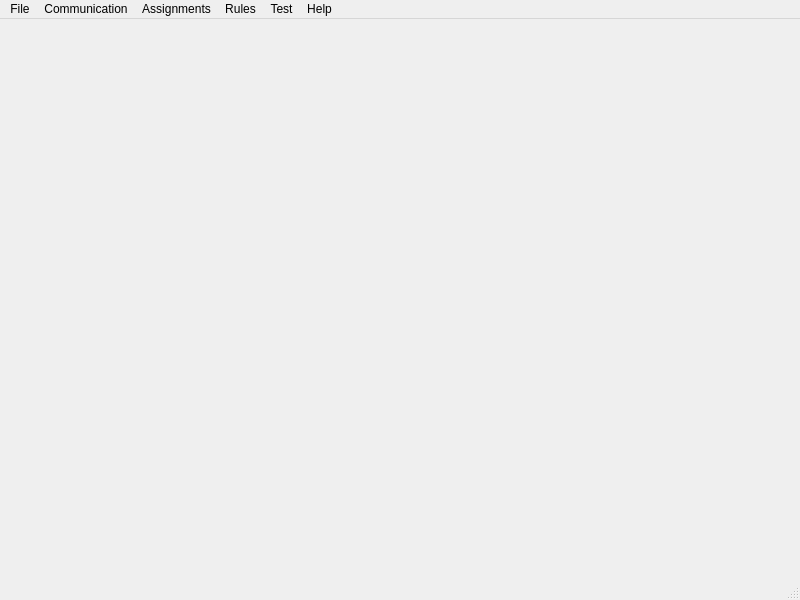
<?xml version="1.0" encoding="UTF-8"?>
<ui version="4.0">
 <class>CyberDom</class>
 <widget class="QMainWindow" name="CyberDom">
  <property name="geometry">
   <rect>
    <x>0</x>
    <y>0</y>
    <width>800</width>
    <height>600</height>
   </rect>
  </property>
  <property name="windowTitle">
   <string>CyberDom</string>
  </property>
  <widget class="QMenuBar" name="menubar">
   <property name="geometry">
    <rect>
     <x>0</x>
     <y>0</y>
     <width>800</width>
     <height>22</height>
    </rect>
   </property>
   <widget class="QMenu" name="menuFile">
    <property name="title">
     <string>File</string>
    </property>
    <addaction name="actionMake_A_New_Report_File"/>
    <addaction name="actionView_Report_File"/>
    <addaction name="actionDelete_Status_File"/>
    <addaction name="separator"/>
    <addaction name="actionOptions"/>
    <addaction name="actionExit"/>
   </widget>
   <widget class="QMenu" name="menuCommunication">
    <property name="title">
     <string>Communication</string>
    </property>
    <widget class="QMenu" name="menuReport">
     <property name="title">
      <string>Report</string>
     </property>
    </widget>
    <addaction name="actionAsk_Permission"/>
    <addaction name="actionReport_Clothing"/>
    <addaction name="actionCofess"/>
    <addaction name="actionAsk_for_Clothing_Instructions"/>
    <addaction name="actionAsk_for_Other_Instructions"/>
    <addaction name="actionAsk_for_Punishment"/>
    <addaction name="menuReport"/>
   </widget>
   <widget class="QMenu" name="menuAssignments">
    <property name="title">
     <string>Assignments</string>
    </property>
    <addaction name="actionAssignments"/>
   </widget>
   <widget class="QMenu" name="menuRules">
    <property name="title">
     <string>Rules</string>
    </property>
    <addaction name="actionPermissions"/>
    <addaction name="actionReports"/>
    <addaction name="actionConfessions"/>
    <addaction name="actionClothing"/>
    <addaction name="actionInstructions"/>
    <addaction name="actionOtherRules"/>
   </widget>
   <widget class="QMenu" name="menuTest">
    <property name="title">
     <string>Test</string>
    </property>
    <addaction name="actionTimeAdd"/>
    <addaction name="actionIgnore_Remind_Punishments"/>
    <addaction name="actionRandomize"/>
    <addaction name="actionPop_Ups_Quick"/>
    <addaction name="actionAlways_Permit"/>
    <addaction name="actionAlways_Deny"/>
    <addaction name="actionChange_Merit_Points"/>
    <addaction name="actionStatus_Change"/>
    <addaction name="actionJob_Launch"/>
    <addaction name="actionPunish"/>
    <addaction name="actionExport_Clothes"/>
    <addaction name="actionImport_Clothes"/>
    <addaction name="actionPop_Up_Launch"/>
    <addaction name="actionList_and_Remove_Flags"/>
    <addaction name="actionSet_Flags"/>
    <addaction name="actionList_and_Delete_Assignments"/>
   </widget>
   <widget class="QMenu" name="menuHelp">
    <property name="title">
     <string>Help</string>
    </property>
    <addaction name="actionAbout"/>
   </widget>
   <addaction name="menuFile"/>
   <addaction name="menuCommunication"/>
   <addaction name="menuAssignments"/>
   <addaction name="menuRules"/>
   <addaction name="menuTest"/>
   <addaction name="menuHelp"/>
  </widget>
  <widget class="QStatusBar" name="statusbar"/>
  <action name="actionMake_A_New_Report_File">
   <property name="text">
    <string>Make A New Report File</string>
   </property>
  </action>
  <action name="actionView_Report_File">
   <property name="text">
    <string>View Report File</string>
   </property>
  </action>
  <action name="actionDelete_Status_File">
   <property name="text">
    <string>Delete Status File</string>
   </property>
  </action>
  <action name="actionOptions">
   <property name="text">
    <string>Options</string>
   </property>
  </action>
  <action name="actionExit">
   <property name="text">
    <string>Exit</string>
   </property>
  </action>
  <action name="actionAsk_Permission">
   <property name="text">
    <string>Ask Permission</string>
   </property>
  </action>
  <action name="actionReport_Clothing">
   <property name="text">
    <string>Report Clothing</string>
   </property>
  </action>
  <action name="actionCofess">
   <property name="text">
    <string>Confess</string>
   </property>
  </action>
  <action name="actionAsk_for_Clothing_Instructions">
   <property name="text">
    <string>Ask for Clothing Instructions</string>
   </property>
  </action>
  <action name="actionAsk_for_Other_Instructions">
   <property name="text">
    <string>Ask for Other Instructions</string>
   </property>
  </action>
  <action name="actionPermissions">
   <property name="text">
    <string>Permissions</string>
   </property>
  </action>
  <action name="actionReports">
   <property name="text">
    <string>Reports</string>
   </property>
  </action>
  <action name="actionConfessions">
   <property name="text">
    <string>Confessions</string>
   </property>
  </action>
  <action name="actionInstructions">
   <property name="text">
    <string>Instructions</string>
   </property>
  </action>
  <action name="actionOtherRules">
   <property name="text">
    <string>Other Rules</string>
   </property>
  </action>
  <action name="action1_Min">
   <property name="text">
    <string>1 Min</string>
   </property>
  </action>
  <action name="action2_Mins">
   <property name="text">
    <string>2 Mins</string>
   </property>
  </action>
  <action name="action5_Mins">
   <property name="text">
    <string>5 Mins</string>
   </property>
  </action>
  <action name="action10_Mins">
   <property name="text">
    <string>10 Mins</string>
   </property>
  </action>
  <action name="action20_Mins">
   <property name="text">
    <string>20 Mins</string>
   </property>
  </action>
  <action name="action30_Mins">
   <property name="text">
    <string>30 Mins</string>
   </property>
  </action>
  <action name="action1_Hours">
   <property name="text">
    <string>1 Hours</string>
   </property>
  </action>
  <action name="action2_Hours">
   <property name="text">
    <string>2 Hours</string>
   </property>
  </action>
  <action name="action6_Hours">
   <property name="text">
    <string>6 Hours</string>
   </property>
  </action>
  <action name="action12_Hours">
   <property name="text">
    <string>12 Hours</string>
   </property>
  </action>
  <action name="action24_Hours">
   <property name="text">
    <string>24 Hours</string>
   </property>
  </action>
  <action name="action2_Days">
   <property name="text">
    <string>2 Days</string>
   </property>
  </action>
  <action name="action7_Days">
   <property name="text">
    <string>7 Days</string>
   </property>
  </action>
  <action name="actionAbout">
   <property name="text">
    <string>About</string>
   </property>
  </action>
  <action name="actionAssignments">
   <property name="text">
    <string>Assignments</string>
   </property>
   <property name="menuRole">
    <enum>QAction::MenuRole::TextHeuristicRole</enum>
   </property>
  </action>
  <action name="actionTimeAdd">
   <property name="text">
    <string>Time Add</string>
   </property>
   <property name="menuRole">
    <enum>QAction::MenuRole::NoRole</enum>
   </property>
  </action>
  <action name="actionAsk_for_Punishment">
   <property name="text">
    <string>Ask for Punishment</string>
   </property>
  </action>
  <action name="actionIgnore_Remind_Punishments">
   <property name="checkable">
    <bool>true</bool>
   </property>
   <property name="text">
    <string>Ignore Remind Punishments</string>
   </property>
  </action>
  <action name="actionRandomize">
   <property name="checkable">
    <bool>true</bool>
   </property>
   <property name="text">
    <string>Randomize</string>
   </property>
  </action>
  <action name="actionPop_Ups_Quick">
   <property name="checkable">
    <bool>true</bool>
   </property>
   <property name="text">
    <string>Pop Ups Quick</string>
   </property>
  </action>
  <action name="actionAlways_Permit">
   <property name="checkable">
    <bool>true</bool>
   </property>
   <property name="text">
    <string>Always Permit</string>
   </property>
  </action>
  <action name="actionAlways_Deny">
   <property name="checkable">
    <bool>true</bool>
   </property>
   <property name="text">
    <string>Always Deny</string>
   </property>
  </action>
  <action name="actionChange_Merit_Points">
   <property name="text">
    <string>Change Merit Points</string>
   </property>
  </action>
  <action name="actionStatus_Change">
   <property name="text">
    <string>Status Change</string>
   </property>
  </action>
  <action name="actionJob_Launch">
   <property name="text">
    <string>Job Launch</string>
   </property>
  </action>
  <action name="actionPunish">
   <property name="text">
    <string>Punish</string>
   </property>
  </action>
  <action name="actionExport_Clothes">
   <property name="text">
    <string>Export Clothes</string>
   </property>
  </action>
  <action name="actionImport_Clothes">
   <property name="text">
    <string>Import Clothes</string>
   </property>
  </action>
  <action name="actionPop_Up_Launch">
   <property name="text">
    <string>Pop-Up Launch</string>
   </property>
  </action>
  <action name="actionList_and_Remove_Flags">
   <property name="text">
    <string>List and Remove Flags</string>
   </property>
  </action>
  <action name="actionSet_Flags">
   <property name="text">
    <string>Set Flags</string>
   </property>
  </action>
  <action name="actionList_and_Delete_Assignments">
   <property name="text">
    <string>List and Delete Assignments</string>
   </property>
  </action>
  <action name="actionClothing">
   <property name="text">
    <string>Clothing</string>
   </property>
  </action>
  <action name="actiontest">
   <property name="text">
    <string>test</string>
   </property>
  </action>
 </widget>
 <resources/>
 <connections/>
</ui>
